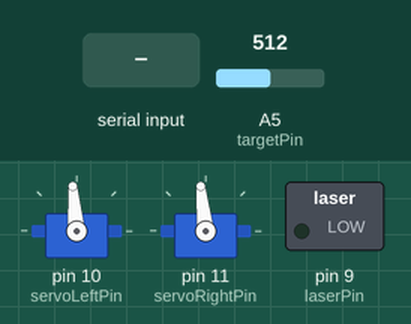
Recording of a sketch running on a simulated Arduino Uno, built with avr-gcc and run on an emulated ATmega328P. Parts: 2 × servo, switched loads named in the sketch (green lamp = pin HIGH). Inputs (shaded band) come from the test bench; at power-on: A5 (targetPin) = 512. What the sketch prints to the serial monitor is not drawn.

Above: at 1.2 s.
1.3 s: "w" received over Serial
At 1.5 s:
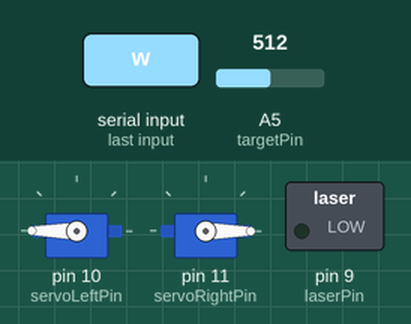
3.1 s: byte 32 (' ') received over Serial
At 4.2 s:
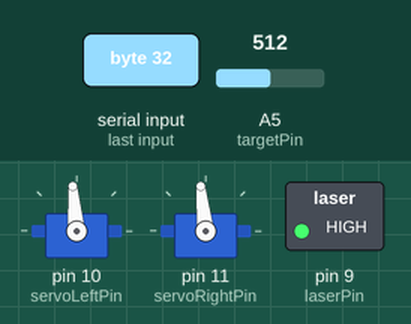
6.1 s: "s" received over Serial
At 6.31 s:
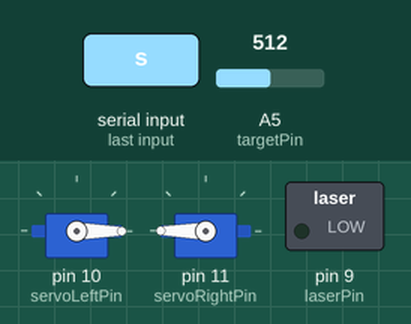
7.9 s: "a" received over Serial
At 8.11 s:
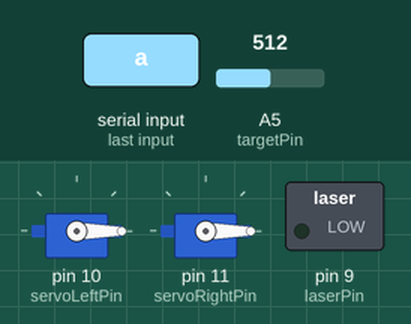
9.7 s: "d" received over Serial
At 9.92 s:
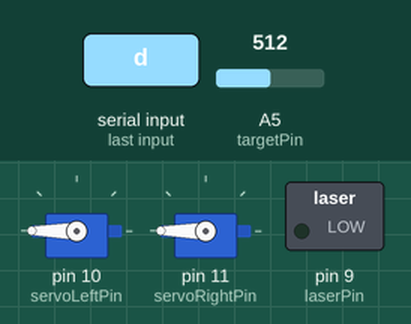
Timing chart, 0 to 12.5 s (numbered marks = the images above; inputs shaded):
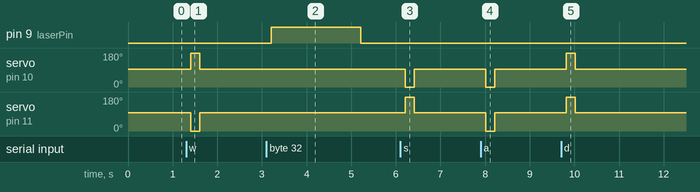

The sketch:

LaserBot.ino
```cpp
/*
    Name:           Daniel Kauffman
    Project:        Laser Bots
    Organization:   Cal Poly Robotics Club
    Term:           Fall 2014
*/

/* Useful commands:

   $ screen /dev/<arduino-port> <baud-rate> # for connecting for serial coms
*/


#include <Servo.h>


Servo servoLeft;
Servo servoRight;
int targetPin = 5;
int laserPin = 9;
int servoLeftPin = 10;
int servoRightPin = 11;
unsigned long laserTimer = 0;
unsigned long servoTimer = 0;


void setup()
{
    Serial.begin(9600);
    pinMode(laserPin, OUTPUT);
    servoLeft.attach(servoLeftPin);
    servoRight.attach(servoRightPin);
    servoLeft.write(95);
    servoRight.write(96);
}


void loop()
{
    int photoResistor = analogRead(targetPin);
    char input = '\0';

    Serial.println(photoResistor);
    delay(200);

    // deactivate laser if it is on and 2 seconds have elapsed
    if (digitalRead(laserPin) == HIGH)
    {
        if (millis() - laserTimer > 2000)
        {
            digitalWrite(laserPin, LOW);
        }
    }

    // stop servos if 100 ms have elapsed
    if (servoTimer != 0)
    {
        if (millis() - servoTimer > 100)
        {
            stopServo();
        }
    }

    if (Serial.available() > 0)
    {
        input = Serial.read();

        // activate laser and start timer if space key is pressed
        if (input == ' ')
        {
            laserTimer = millis();
            digitalWrite(laserPin, HIGH);
        }
        // start servos and timer
        else
        {
            servoTimer = millis();
            startServo(input);
        }

        emptyStream();
    }
}


void startServo(char dir)
{
    switch (dir)
    {
        // go forward
        case 'w':   servoLeft.write(180);
                    servoRight.write(0);
                    break;
        // go backward
        case 's':   servoLeft.write(0);
                    servoRight.write(180);
                    break;
        // turn left
        case 'a':   servoLeft.write(0);
                    servoRight.write(0);
                    break;
        // turn right
        case 'd':   servoLeft.write(180);
                    servoRight.write(180);
                    break;
    }
}


void stopServo()
{
    servoLeft.write(95);
    servoRight.write(96);
}


void emptyStream()
{
    while (Serial.available() > 0)
    {
        Serial.read();
    }
}
```

Measured:
- after the input at 1.3 s, servo on pin 10 (servoLeftPin): 95° → 180° after 0.10 s, → 95° 0.20 s later; servo on pin 11 (servoRightPin): 96° → 0° after 0.10 s, → 96° 0.20 s later
- after the input at 3.1 s, pin 9 (laserPin): LOW → HIGH after 0.11 s, → LOW 2.0 s later
- after the input at 6.1 s, servo on pin 10 (servoLeftPin): 95° → 0° after 0.11 s, → 95° 0.20 s later; servo on pin 11 (servoRightPin): 96° → 180° after 0.11 s, → 96° 0.20 s later
- after the input at 7.9 s, servo on pin 10 (servoLeftPin): 95° → 0° after 0.12 s, → 95° 0.20 s later; servo on pin 11 (servoRightPin): 96° → 0° after 0.12 s, → 96° 0.20 s later
- after the input at 9.7 s, servo on pin 10 (servoLeftPin): 95° → 180° after 0.12 s, → 95° 0.20 s later; servo on pin 11 (servoRightPin): 96° → 180° after 0.12 s, → 96° 0.20 s later
